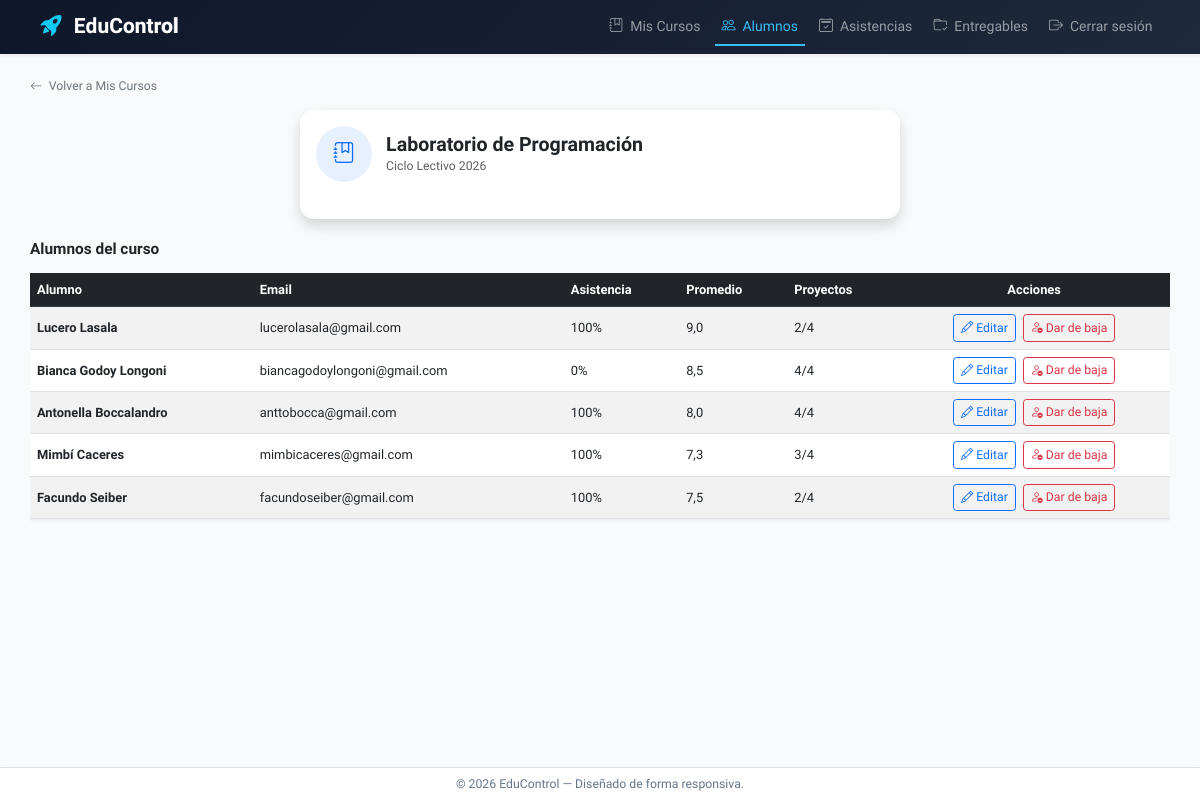
Page /mis-cursos/2/ (signed in) on the committed database.
### myApp/models.py (models this page shows, shortened)
class Curso(models.Model):
    nombre = models.CharField(max_length=100)
    camada = models.IntegerField()
    profesores = models.ManyToManyField(
        Profesor,
        related_name='cursos',
        blank=True,
    )

class Inscripcion(models.Model):
    estudiante = models.ForeignKey(
        Estudiante,
        on_delete=models.CASCADE,
        related_name='inscripciones',
    )
    curso = models.ForeignKey(
        Curso,
        on_delete=models.CASCADE,
        related_name='inscripciones',
    )
    asistencia = models.IntegerField(
        default=0,
        validators=[MinValueValidator(0), MaxValueValidator(100)]
    )
    promedio = models.FloatField(
        default=0.0,
        validators=[MinValueValidator(0.0), MaxValueValidator(10.0)]
    )
    proyectos_hechos = models.IntegerField(default=0)
    proyectos_totales = models.IntegerField(default=0)
    observaciones = models.TextField(blank=True, default='')
    class Meta:
        unique_together = ('estudiante', 'curso')

class Estudiante(models.Model):
    nombre = models.CharField(max_length=100)
    apellido = models.CharField(max_length=100)
    email = models.EmailField()
    asistencia = models.IntegerField(
        validators=[MinValueValidator(0), MaxValueValidator(100)]
    )
    promedio = models.FloatField(
        validators=[MinValueValidator(0.0), MaxValueValidator(10.0)]
    )
    proyectos_hechos = models.IntegerField(default=0)
    proyectos_totales = models.IntegerField(default=15)

### myApp/views.py (the view)
# urls.py: path('mis-cursos/<int:id>/', curso_detail, name='curso_detail'),
@login_required
@profesor_required
def curso_detail(request, id):
    curso = get_object_or_404(Curso, id=id, profesores__user=request.user)
    inscripciones = Inscripcion.objects.filter(curso=curso).select_related('estudiante')
    return render(request, 'myApp/curso_detail.html', {
        'curso': curso,
        'inscripciones': inscripciones,
    })

### myApp/context_processors.py (called while the page is built)
def roles(request):
    return {
        'es_admin': es_administrador(request.user),
        'es_profesor': es_profesor(request.user),
    }

### myApp/templates/myApp/curso_detail.html (shortened to what this page needs)
{% extends 'myApp/base.html' %}
{% block contenido %}
<div class="mb-3">
    <a href="{% url 'myapp:mis_cursos' %}" class="text-decoration-none text-secondary small fw-medium">
        <i class="bi bi-arrow-left me-1"></i> Volver a Mis Cursos
    </a>
</div>
<div class="card shadow border-0 rounded-4 mx-auto" style="max-width:600px;">
    <div class="card-body p-4">
        <div class="d-flex align-items-center mb-4">
            <div class="d-flex align-items-center justify-content-center bg-primary bg-opacity-10 text-primary rounded-circle me-3" style="width:56px;height:56px;font-size:1.5rem;">
                <i class="bi bi-journal-bookmark"></i>
            </div>
            <div>
                <h2 class="fw-bold text-dark mb-0">{{ curso.nombre }}</h2>
                <p class="text-muted small mb-0">Ciclo Lectivo {{ curso.camada }}</p>
            </div>
        </div>
    </div>
</div>
<div class="mt-4">
    <h4 class="fw-bold text-dark mb-3">Alumnos del curso</h4>
    <div class="table-responsive">
        <table class="table table-striped table-hover align-middle shadow-sm">
            <thead class="table-dark">
                <tr>
                    <th scope="col">Alumno</th>
                    <th scope="col">Email</th>
                    <th scope="col">Asistencia</th>
                    <th scope="col">Promedio</th>
                    <th scope="col">Proyectos</th>
                    <th scope="col" class="text-center">Acciones</th>
                </tr>
            </thead>
            <tbody>
                {% for inscripcion in inscripciones %}
                <tr>
                    <td><strong>{{ inscripcion.estudiante.nombre }} {{ inscripcion.estudiante.apellido }}</strong></td>
                    <td>{{ inscripcion.estudiante.email }}</td>
                    <td>{{ inscripcion.asistencia }}%</td>
                    <td>{{ inscripcion.promedio }}</td>
                    <td>{{ inscripcion.proyectos_hechos }}/{{ inscripcion.proyectos_totales }}</td>
                    <td class="text-center">
                        <a href="{% url 'myapp:inscripcionEditar' curso.id inscripcion.estudiante.id %}" class="btn btn-outline-primary btn-sm me-1">
                            <i class="bi bi-pencil"></i> Editar
                        </a>
                        <a href="{% url 'myapp:estudianteCursoEliminar' curso.id inscripcion.estudiante.id %}" class="btn btn-outline-danger btn-sm">
                            <i class="bi bi-person-dash"></i> Dar de baja
                        </a>
                    </td>
                </tr>
                {% empty %}
                <tr>
                    <td colspan="6" class="text-center text-muted py-4">
                        No hay alumnos inscriptos en este curso.
                    </td>
                </tr>
                {% endfor %}
            </tbody>
        </table>
    </div>
</div>
{% endblock %}

### myApp/templates/myApp/base.html (style rules this page uses)
html { font-size: 14px; }
body { font-family: 'Plus Jakarta Sans', sans-serif; background-color: #f8fafc; }
h2 { font-size: 1.4rem; }
h4 { font-size: 1.1rem; }
.p-4 { padding: 1.15rem !important; }
.table { font-size: 0.92rem; }

### rows in the picture
Curso: nombre "Laboratorio de Programación", camada "2026"
Inscripcion: estudiante.nombre "Lucero", estudiante.apellido "Lasala", estudiante.email "lucerolasala@gmail.com", asistencia "100", promedio "9,0", proyectos_hechos "2", proyectos_totales "4"
Inscripcion: estudiante.nombre "Bianca", estudiante.apellido "Godoy Longoni", estudiante.email "biancagodoylongoni@gmail.com", asistencia "0", promedio "8,5", proyectos_hechos "4", proyectos_totales "4"
Inscripcion: estudiante.nombre "Antonella", estudiante.apellido "Boccalandro", estudiante.email "anttobocca@gmail.com", asistencia "100", promedio "8,0", proyectos_hechos "4", proyectos_totales "4"
Inscripcion: estudiante.nombre "Mimbí", estudiante.apellido "Caceres", estudiante.email "mimbicaceres@gmail.com", asistencia "100", promedio "7,3", proyectos_hechos "3", proyectos_totales "4"
Inscripcion: estudiante.nombre "Facundo", estudiante.apellido "Seiber", estudiante.email "facundoseiber@gmail.com", asistencia "100", promedio "7,5", proyectos_hechos "2", proyectos_totales "4"
